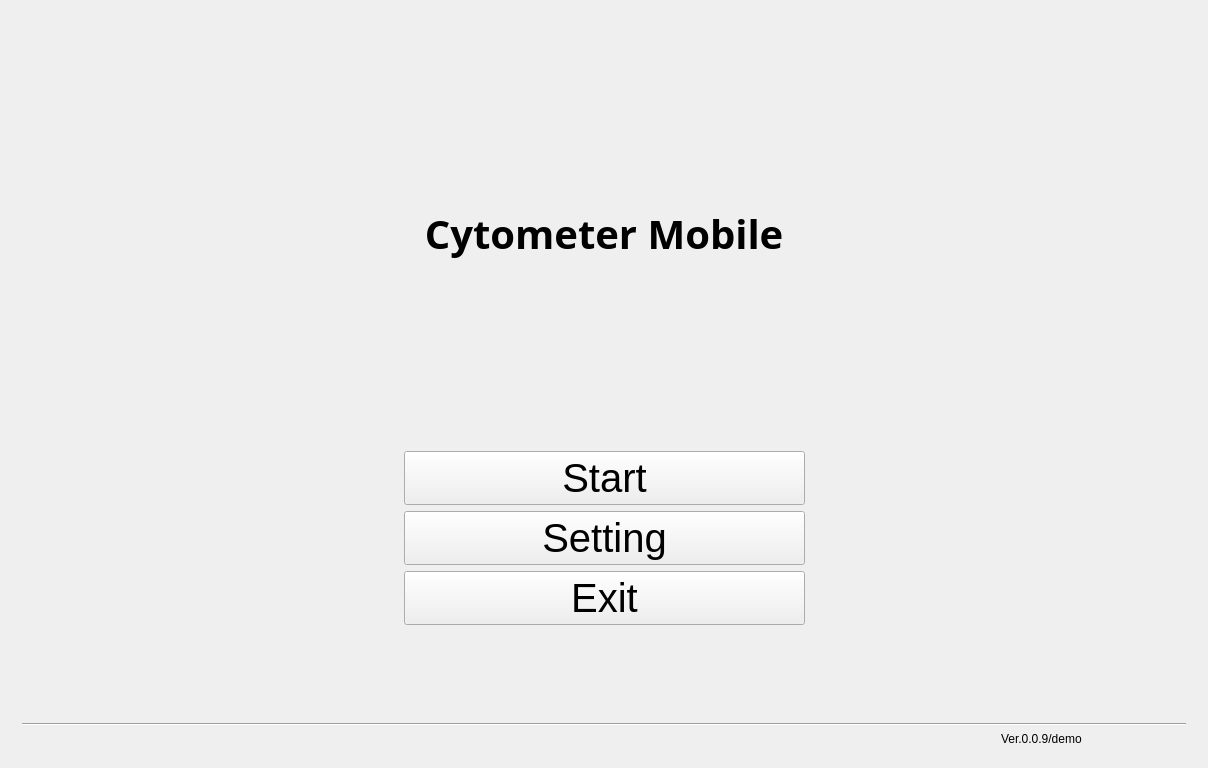
<?xml version="1.0" encoding="UTF-8"?>
<ui version="4.0">
 <class>MainWindow</class>
 <widget class="QMainWindow" name="MainWindow">
  <property name="geometry">
   <rect>
    <x>0</x>
    <y>0</y>
    <width>1208</width>
    <height>768</height>
   </rect>
  </property>
  <property name="windowTitle">
   <string>MainWindow</string>
  </property>
  <widget class="QWidget" name="centralWidget">
   <layout class="QGridLayout" name="gridLayout">
    <item row="0" column="0">
     <widget class="QFrame" name="Fon">
      <property name="frameShape">
       <enum>QFrame::NoFrame</enum>
      </property>
      <property name="frameShadow">
       <enum>QFrame::Plain</enum>
      </property>
      <property name="lineWidth">
       <number>0</number>
      </property>
      <layout class="QGridLayout" name="gridLayout_2">
       <item row="7" column="0" colspan="2">
        <spacer name="g_1">
         <property name="orientation">
          <enum>Qt::Horizontal</enum>
         </property>
         <property name="sizeType">
          <enum>QSizePolicy::Expanding</enum>
         </property>
         <property name="sizeHint" stdset="0">
          <size>
           <width>296</width>
           <height>20</height>
          </size>
         </property>
        </spacer>
       </item>
       <item row="13" column="4">
        <widget class="QLabel" name="Ver_Text">
         <property name="text">
          <string>Ver.0.0.9/demo</string>
         </property>
        </widget>
       </item>
       <item row="12" column="0" colspan="5">
        <widget class="Line" name="line">
         <property name="orientation">
          <enum>Qt::Horizontal</enum>
         </property>
        </widget>
       </item>
       <item row="8" column="2">
        <widget class="QPushButton" name="B3_Exit">
         <property name="font">
          <font>
           <pointsize>30</pointsize>
          </font>
         </property>
         <property name="text">
          <string>Exit</string>
         </property>
        </widget>
       </item>
       <item row="7" column="3" colspan="2">
        <spacer name="g_10">
         <property name="orientation">
          <enum>Qt::Horizontal</enum>
         </property>
         <property name="sizeHint" stdset="0">
          <size>
           <width>40</width>
           <height>20</height>
          </size>
         </property>
        </spacer>
       </item>
       <item row="4" column="2">
        <spacer name="g_5">
         <property name="orientation">
          <enum>Qt::Vertical</enum>
         </property>
         <property name="sizeHint" stdset="0">
          <size>
           <width>20</width>
           <height>84</height>
          </size>
         </property>
        </spacer>
       </item>
       <item row="1" column="2">
        <spacer name="g_6">
         <property name="orientation">
          <enum>Qt::Vertical</enum>
         </property>
         <property name="sizeHint" stdset="0">
          <size>
           <width>20</width>
           <height>84</height>
          </size>
         </property>
        </spacer>
       </item>
       <item row="3" column="3" colspan="2">
        <spacer name="g_4">
         <property name="orientation">
          <enum>Qt::Horizontal</enum>
         </property>
         <property name="sizeHint" stdset="0">
          <size>
           <width>300</width>
           <height>20</height>
          </size>
         </property>
        </spacer>
       </item>
       <item row="6" column="2">
        <widget class="QPushButton" name="B1_Start">
         <property name="font">
          <font>
           <pointsize>30</pointsize>
          </font>
         </property>
         <property name="text">
          <string>Start</string>
         </property>
         <property name="iconSize">
          <size>
           <width>30</width>
           <height>30</height>
          </size>
         </property>
         <property name="autoRepeatDelay">
          <number>300</number>
         </property>
         <property name="autoDefault">
          <bool>false</bool>
         </property>
        </widget>
       </item>
       <item row="5" column="2">
        <spacer name="g_7">
         <property name="orientation">
          <enum>Qt::Vertical</enum>
         </property>
         <property name="sizeHint" stdset="0">
          <size>
           <width>20</width>
           <height>84</height>
          </size>
         </property>
        </spacer>
       </item>
       <item row="9" column="2">
        <spacer name="g_2">
         <property name="orientation">
          <enum>Qt::Vertical</enum>
         </property>
         <property name="sizeHint" stdset="0">
          <size>
           <width>20</width>
           <height>84</height>
          </size>
         </property>
        </spacer>
       </item>
       <item row="7" column="2">
        <widget class="QPushButton" name="B2_Setting">
         <property name="font">
          <font>
           <pointsize>30</pointsize>
          </font>
         </property>
         <property name="text">
          <string>Setting</string>
         </property>
        </widget>
       </item>
       <item row="0" column="2">
        <spacer name="g_8">
         <property name="orientation">
          <enum>Qt::Vertical</enum>
         </property>
         <property name="sizeHint" stdset="0">
          <size>
           <width>20</width>
           <height>84</height>
          </size>
         </property>
        </spacer>
       </item>
       <item row="3" column="2">
        <widget class="QLabel" name="Title_Text">
         <property name="font">
          <font>
           <family>Ubuntu Mono</family>
           <pointsize>30</pointsize>
           <weight>75</weight>
           <bold>true</bold>
          </font>
         </property>
         <property name="focusPolicy">
          <enum>Qt::TabFocus</enum>
         </property>
         <property name="contextMenuPolicy">
          <enum>Qt::ActionsContextMenu</enum>
         </property>
         <property name="text">
          <string>  Cytometer Mobile  </string>
         </property>
         <property name="textFormat">
          <enum>Qt::PlainText</enum>
         </property>
        </widget>
       </item>
       <item row="3" column="0" colspan="2">
        <spacer name="g_3">
         <property name="orientation">
          <enum>Qt::Horizontal</enum>
         </property>
         <property name="sizeHint" stdset="0">
          <size>
           <width>296</width>
           <height>20</height>
          </size>
         </property>
        </spacer>
       </item>
      </layout>
     </widget>
    </item>
   </layout>
  </widget>
 </widget>
 <layoutdefault spacing="6" margin="11"/>
 <resources/>
 <connections>
  <connection>
   <sender>B3_Exit</sender>
   <signal>clicked()</signal>
   <receiver>MainWindow</receiver>
   <slot>close()</slot>
   <hints>
    <hint type="sourcelabel">
     <x>557</x>
     <y>632</y>
    </hint>
    <hint type="destinationlabel">
     <x>737</x>
     <y>819</y>
    </hint>
   </hints>
  </connection>
 </connections>
</ui>
